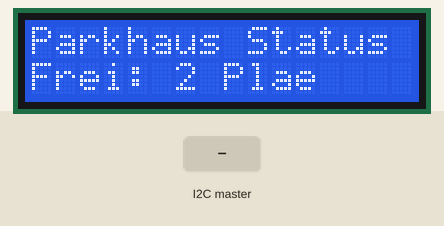
The sketch below on a simulated Arduino Uno, built with avr-gcc and run on an emulated ATmega328P. Shown: 16×2 character LCD. Inputs (shaded band) come from the test bench.

Above: at 3.2 s.
3.3 s: the I2C master sends the byte 0
At 4.2 s:
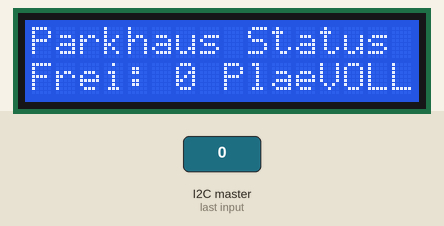
4.8 s: the I2C master sends the byte 90
At 5.7 s:
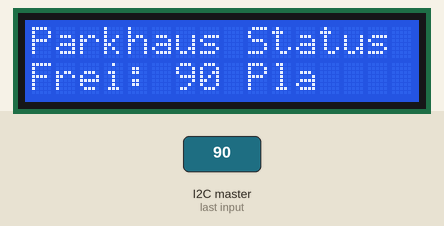
6.4 s: the I2C master sends the byte 200
At 7.3 s:
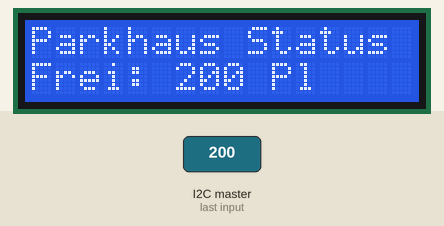
8.0 s: the I2C master sends the byte 1
At 8.5 s:
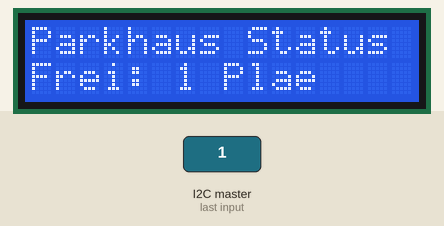
9.5 s: the I2C master sends the byte 0
At 10.0 s:
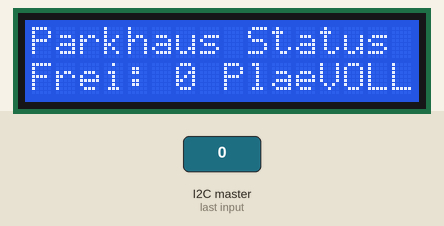
11.1 s: the I2C master sends the byte 2
At 12.7 s:
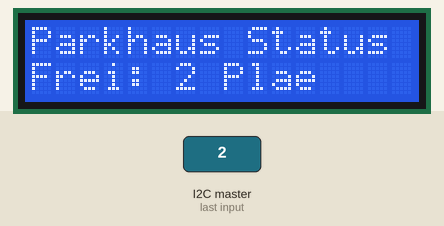
Timing chart, 0 to 13.8 s (numbered marks = the images above; inputs shaded):
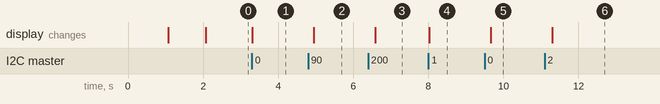

The sketch:

Screen_Code.ino
```cpp
#include <LiquidCrystal.h>
#include <Wire.h>

// Damit der Arduino weiß an welchen pins der LCD Diplay angeschlossen ist
LiquidCrystal lcd(12, 11, 5, 4, 3, 2);

// "volatile" bedeutet: Diese Variable kann sich jederzeit durch ein Signal
// von außen ändern, deshalb muss der Arduino besonders auf sie achten.
volatile int plaetzeFrei = 2;

void setup() {
  // 1. I2C-Verbindung als Empfänger starten (Adresse 8)
  Wire.begin(8);
  // Sagt dem Arduino: "Wenn Daten kommen soll er  receiveEvent ausführen
  Wire.onReceive(receiveEvent);

  // 2. Kurz warten, damit der Diplay gut startet
  delay(1000);

  // 3. Display starten
  lcd.begin(16, 2);
  lcd.clear();
  lcd.print("Parksystem");
  delay(1000);
  lcd.clear();
}


void loop() {
  // In der ersten Zeile den Titel anzeigen
  lcd.setCursor(0, 0);
  lcd.print("Parkhaus Status");

  // In der zweiten Zeile die Anzahl der Parkülätze
  lcd.setCursor(0, 1);
  lcd.print("Frei: ");
  lcd.print(plaetzeFrei);
  lcd.print(" Plaetze ");

  // Wenn das Parkhaus voll ist, zeigt er Voll an
  if (plaetzeFrei == 0) {
    lcd.setCursor(12, 1);
    lcd.print("VOLL");
  } else {
    lcd.setCursor(12, 1);
    lcd.print("    "); // Schreibt Leerzeichen, um VOLL zu löschen
  }

  //  Pause damit die Anzeige nicht zu schnell flackert
  delay(200);
}

// Diese Funktion wird automatisch aufgerufen, sobald der andere Arduino Daten schickt
void receiveEvent(int howMany) {
  // Wenn Daten da sind, lesen wir den Wert aus und speichern ihn in plaetzeFrei
  if (Wire.available()) {
    plaetzeFrei = Wire.read();
  }
}
```

Measured:
- after the input at 3.3 s, the display: changes at once (image 1)
- after the input at 4.8 s, the display: changes after 0.14 s (image 2)
- after the input at 6.4 s, the display: changes after 0.19 s (image 3)
- after the input at 8.0 s, the display: changes at once (image 4)
- after the input at 9.5 s, the display: changes after 0.16 s (image 5)
- after the input at 11.1 s, the display: changes after 0.20 s (image 6)
